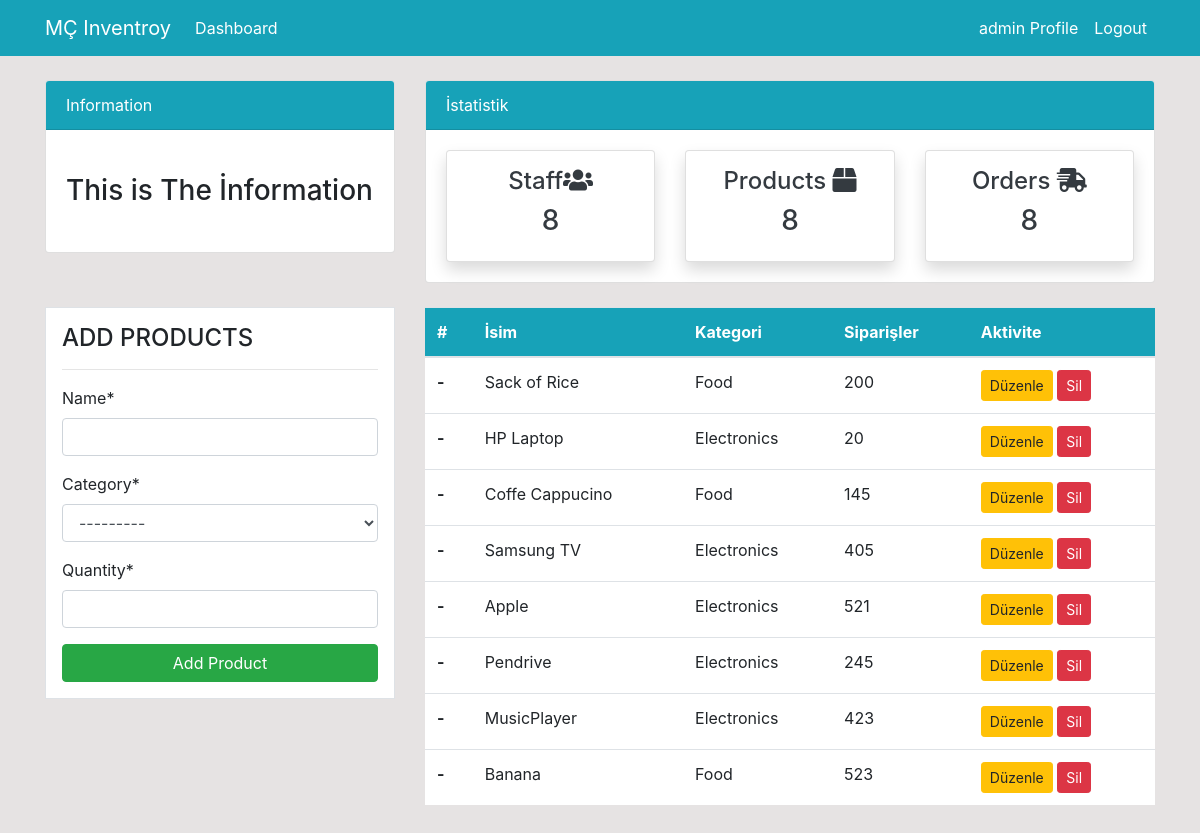
/product/ (signed in), run on the app's committed database.
### dashboard/models.py (models this page shows, shortened)
class Product(models.Model):
    name = models.CharField(max_length=100, null=True)
    category = models.CharField(max_length=20, choices=CATEGORY, null=True)
    quantity = models.PositiveIntegerField(null=True)
    class Meta:
        verbose_name_plural = 'Product'

### dashboard/views.py (the view)
# urls.py: path('product/', views.product, name='dashboard-product'),
@login_required
def product(request):
    items = Product.objects.all() # Using ORM
    product_count = items.count()
    workers_count = User.objects.all().count()
    orders_count = Order.objects.all().count()
    if request.method == 'POST':
        form = ProductForm(request.POST)
        if form.is_valid():
            form.save()
            product_name = form.cleaned_data.get('name')
            messages.success(request,f'{product_name} has ben added(ÜRÜN EKLENDİ)')
            return redirect('dashboard-product')
    else:
        form = ProductForm()
    context = {
        'items':items,
        'form':form,
        'workers_count':workers_count,
        'orders_count':orders_count,
        'product_count':product_count
    }
    return render(request, 'dashboard/product.html',context)

### dashboard/forms.py
class ProductForm(forms.ModelForm):
    class Meta:
        model = Product
        fields = ['name','category','quantity']

### templates/dashboard/product.html (shortened to what this page needs)
{% extends 'partials/base.html' %}
{% load crispy_forms_tags %}
{% block content %}
{% include 'partials/topnav.html' %}
<div class="container">
    <div class="row my-4">
      <div class="col-md-4">
            <div class="border bg-white p-3">
                <h4>ADD PRODUCTS</h4>
                <hr>
                <form method="POST">
                    {{form|crispy}}
                    <input class="btn btn-success btn-block" type="submit" value="Add Product">
                </form>
            </div>
        </div>
        <div class="col-md-8">
            <table class="table bg-white">
                <thead class="bg-info">
                  <tr class="text-white">
                    <th scope="col">#</th>
                    <th scope="col">İsim</th>
                    <th scope="col">Kategori</th>
                    <th scope="col">Siparişler</th>
                    <th scope="col">Aktivite</th>
                  </tr>
                </thead>
                <tbody>
                {% for item in items %}
                  <tr>
                    <th scope="row">-</th>
                    <td>{{item.name}}</td>
                    <td>{{item.category}}</td>
                    <td>{{item.quantity}}</td>
                    <td>
                        <a class="btn btn-warning btn-sm" href="{% url 'dashboard-product-update' item.id %}">Düzenle</a>
                        <a class="btn btn-danger btn-sm" href="{% url 'dashboard-product-delete' item.id %}">Sil</a>
                    </td>
                  </tr>
                {% endfor %}
                </tbody>
              </table>
        </div>
    </div>
</div>
{% endblock content %}

### templates/partials/nav.html (shortened to what this page needs)
<nav class="navbar navbar-expand-lg navbar-info bg-info">
    <div class="container">
        {% if user.is_authenticated %}
        <a class="navbar-brand text-white" href="{% url 'dashboard-index' %}">MÇ Inventroy</a>
        <div class="collapse navbar-collapse" id="navbarSupportedContent">
            <ul class="navbar-nav mr-auto">
                <li class="nav-item active">
                    <a class="nav-link text-white" href="{% url 'dashboard-index' %}">Dashboard </a>
                </li>
            </ul>
            <ul class="navbar-nav ml-auto">
                <li class="nav-item active">
                    <a class="nav-link text-white" href="{% url 'user-profile' %}">{{user.username}} Profile
                        <span class="sr-only">(current)</span></a>
                </li>
                <li class="nav-item">
                    <a class="nav-link text-white" href="{% url 'user-logout' %}">Logout</a>
                </li>
            </ul>
            {% endif %}
        </div>
    </div>
</nav>

### static/style.css (style rules this page uses)
body { background: rgb(230,227,227); }

### data on the page
Product: name "Sack of Rice", category "Food", quantity "200"
Product: name "HP Laptop", category "Electronics", quantity "20"
Product: name "Coffe Cappucino", category "Food", quantity "145"
Product: name "Samsung TV", category "Electronics", quantity "405"
Product: name "Apple", category "Electronics", quantity "521"
Product: name "Pendrive", category "Electronics", quantity "245"
Product: name "MusicPlayer", category "Electronics", quantity "423"
Product: name "Banana", category "Food", quantity "523"

### other printed values
{{ user.username }} "admin"
{{ workers_count }} "8"
{{ product_count }} "8"
{{ orders_count }} "8"
